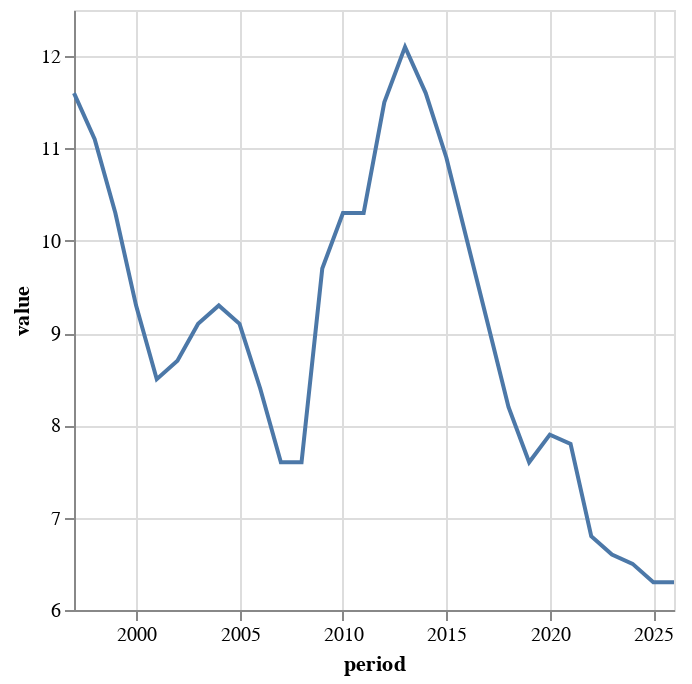

Notebook cell for this chart:
### Markdown cell above
Here we use the [Altair](https://altair-viz.github.io/) library to render charts, but you can use any other one like matplotlib, bqplot, plotly, etc.

The time series contains "NA" (not available) values in the `value` column, represented by `NaN` values. We remove them to make sure the chart takes most of the available space.

### Code cell
chart = Chart(df1[df1.value.notna()]).mark_line().encode(
    x='period',
    y=Y('value', scale=Scale(zero=False)),
)
chart

### Figure 1 — Vega-Lite specification as saved in the notebook (floating-point values rounded to 4 significant figures)
{"config": {"view": {"continuousWidth": 300, "continuousHeight": 300}}, "data": {"name": "data-d0a44ac3f7d87c298252bf9fcf5bdae6"}, "mark": {"type": "line"}, "encoding": {"x": {"field": "period", "type": "temporal"}, "y": {"field": "value", "scale": {"zero": false}, "type": "quantitative"}}, "$schema": "https://vega.github.io/schema/vega-lite/v5.20.1.json", "datasets": {"data-d0a44ac3f7d87c298252bf9fcf5bdae6": [{"@frequency": "annual", "provider_code": "AMECO", "dataset_code": "ZUTN", "dataset_name": "Unemployment rate: total :- Member States: definition EUROSTAT", "series_code": "EA19.1.0.0.0.ZUTN", "series_name": "Annually – (Percentage of active population) – Euro area (19 countries)", "original_period": "1997", "period": "1997-01-01T00:00:00", "original_value": 11.6, "value": 11.6, "freq": "a", "unit": "percentage-of-active-population", "geo": "ea19", "Frequency": "Annually", "Unit": "(Percentage of active population)", "Country": "Euro area (19 countries)"}, {"@frequency": "annual", "provider_code": "AMECO", "dataset_code": "ZUTN", "dataset_name": "Unemployment rate: total :- Member States: definition EUROSTAT", "series_code": "EA19.1.0.0.0.ZUTN", "series_name": "Annually – (Percentage of active population) – Euro area (19 countries)", "original_period": "1998", "period": "1998-01-01T00:00:00", "original_value": 11.1, "value": 11.1, "freq": "a", "unit": "percentage-of-active-population", "geo": "ea19", "Frequency": "Annually", "Unit": "(Percentage of active population)", "Country": "Euro area (19 countries)"}, {"@frequency": "annual", "provider_code": "AMECO", "dataset_code": "ZUTN", "dataset_name": "Unemployment rate: total :- Member States: definition EUROSTAT", "series_code": "EA19.1.0.0.0.ZUTN", "series_name": "Annually – (Percentage of active population) – Euro area (19 countries)", "original_period": "1999", "period": "1999-01-01T00:00:00", "original_value": 10.3, "value": 10.3, "freq": "a", "unit": "percentage-of-active-population", "geo": "ea19", "Frequency": "Annually", "Unit": "(Percentage of active population)", "Country": "Euro area (19 countries)"}, {"@frequency": "annual", "provider_code": "AMECO", "dataset_code": "ZUTN", "dataset_name": "Unemployment rate: total :- Member States: definition EUROSTAT", "series_code": "EA19.1.0.0.0.ZUTN", "series_name": "Annually – (Percentage of active population) – Euro area (19 countries)", "original_period": "2000", "period": "2000-01-01T00:00:00", "original_value": 9.3, "value": 9.3, "freq": "a", "unit": "percentage-of-active-population", "geo": "ea19", "Frequency": "Annually", "Unit": "(Percentage of active population)", "Country": "Euro area (19 countries)"}, {"@frequency": "annual", "provider_code": "AMECO", "dataset_code": "ZUTN", "dataset_name": "Unemployment rate: total :- Member States: definition EUROSTAT", "series_code": "EA19.1.0.0.0.ZUTN", "series_name": "Annually – (Percentage of active population) – Euro area (19 countries)", "original_period": "2001", "period": "2001-01-01T00:00:00", "original_value": 8.5, "value": 8.5, "freq": "a", "unit": "percentage-of-active-population", "geo": "ea19", "Frequency": "Annually", "Unit": "(Percentage of active population)", "Country": "Euro area (19 countries)"}, {"@frequency": "annual", "provider_code": "AMECO", "dataset_code": "ZUTN", "dataset_name": "Unemployment rate: total :- Member States: definition EUROSTAT", "series_code": "EA19.1.0.0.0.ZUTN", "series_name": "Annually – (Percentage of active population) – Euro area (19 countries)", "original_period": "2002", "period": "2002-01-01T00:00:00", "original_value": 8.7, "value": 8.7, "freq": "a", "unit": "percentage-of-active-population", "geo": "ea19", "Frequency": "Annually", "Unit": "(Percentage of active population)", "Country": "Euro area (19 countries)"}, {"@frequency": "annual", "provider_code": "AMECO", "dataset_code": "ZUTN", "dataset_name": "Unemployment rate: total :- Member States: definition EUROSTAT", "series_code": "EA19.1.0.0.0.ZUTN", "series_name": "Annually – (Percentage of active population) – Euro area (19 countries)", "original_period": "2003", "period": "2003-01-01T00:00:00", "original_value": 9.1, "value": 9.1, "freq": "a", "unit": "percentage-of-active-population", "geo": "ea19", "Frequency": "Annually", "Unit": "(Percentage of active population)", "Country": "Euro area (19 countries)"}, {"@frequency": "annual", "provider_code": "AMECO", "dataset_code": "ZUTN", "dataset_name": "Unemployment rate: total :- Member States: definition EUROSTAT", "series_code": "EA19.1.0.0.0.ZUTN", "series_name": "Annually – (Percentage of active population) – Euro area (19 countries)", "original_period": "2004", "period": "2004-01-01T00:00:00", "original_value": 9.3, "value": 9.3, "freq": "a", "unit": "percentage-of-active-population", "geo": "ea19", "Frequency": "Annually", "Unit": "(Percentage of active population)", "Country": "Euro area (19 countries)"}, {"@frequency": "annual", "provider_code": "AMECO", "dataset_code": "ZUTN", "dataset_name": "Unemployment rate: total :- Member States: definition EUROSTAT", "series_code": "EA19.1.0.0.0.ZUTN", "series_name": "Annually – (Percentage of active population) – Euro area (19 countries)", "original_period": "2005", "period": "2005-01-01T00:00:00", "original_value": 9.1, "value": 9.1, "freq": "a", "unit": "percentage-of-active-population", "geo": "ea19", "Frequency": "Annually", "Unit": "(Percentage of active population)", "Country": "Euro area (19 countries)"}, {"@frequency": "annual", "provider_code": "AMECO", "dataset_code": "ZUTN", "dataset_name": "Unemployment rate: total :- Member States: definition EUROSTAT", "series_code": "EA19.1.0.0.0.ZUTN", "series_name": "Annually – (Percentage of active population) – Euro area (19 countries)", "original_period": "2006", "period": "2006-01-01T00:00:00", "original_value": 8.4, "value": 8.4, "freq": "a", "unit": "percentage-of-active-population", "geo": "ea19", "Frequency": "Annually", "Unit": "(Percentage of active population)", "Country": "Euro area (19 countries)"}, {"@frequency": "annual", "provider_code": "AMECO", "dataset_code": "ZUTN", "dataset_name": "Unemployment rate: total :- Member States: definition EUROSTAT", "series_code": "EA19.1.0.0.0.ZUTN", "series_name": "Annually – (Percentage of active population) – Euro area (19 countries)", "original_period": "2007", "period": "2007-01-01T00:00:00", "original_value": 7.6, "value": 7.6, "freq": "a", "unit": "percentage-of-active-population", "geo": "ea19", "Frequency": "Annually", "Unit": "(Percentage of active population)", "Country": "Euro area (19 countries)"}, {"@frequency": "annual", "provider_code": "AMECO", "dataset_code": "ZUTN", "dataset_name": "Unemployment rate: total :- Member States: definition EUROSTAT", "series_code": "EA19.1.0.0.0.ZUTN", "series_name": "Annually – (Percentage of active population) – Euro area (19 countries)", "original_period": "2008", "period": "2008-01-01T00:00:00", "original_value": 7.6, "value": 7.6, "freq": "a", "unit": "percentage-of-active-population", "geo": "ea19", "Frequency": "Annually", "Unit": "(Percentage of active population)", "Country": "Euro area (19 countries)"}, {"@frequency": "annual", "provider_code": "AMECO", "dataset_code": "ZUTN", "dataset_name": "Unemployment rate: total :- Member States: definition EUROSTAT", "series_code": "EA19.1.0.0.0.ZUTN", "series_name": "Annually – (Percentage of active population) – Euro area (19 countries)", "original_period": "2009", "period": "2009-01-01T00:00:00", "original_value": 9.7, "value": 9.7, "freq": "a", "unit": "percentage-of-active-population", "geo": "ea19", "Frequency": "Annually", "Unit": "(Percentage of active population)", "Country": "Euro area (19 countries)"}, {"@frequency": "annual", "provider_code": "AMECO", "dataset_code": "ZUTN", "dataset_name": "Unemployment rate: total :- Member States: definition EUROSTAT", "series_code": "EA19.1.0.0.0.ZUTN", "series_name": "Annually – (Percentage of active population) – Euro area (19 countries)", "original_period": "2010", "period": "2010-01-01T00:00:00", "original_value": 10.3, "value": 10.3, "freq": "a", "unit": "percentage-of-active-population", "geo": "ea19", "Frequency": "Annually", "Unit": "(Percentage of active population)", "Country": "Euro area (19 countries)"}, {"@frequency": "annual", "provider_code": "AMECO", "dataset_code": "ZUTN", "dataset_name": "Unemployment rate: total :- Member States: definition EUROSTAT", "series_code": "EA19.1.0.0.0.ZUTN", "series_name": "Annually – (Percentage of active population) – Euro area (19 countries)", "original_period": "2011", "period": "2011-01-01T00:00:00", "original_value": 10.3, "value": 10.3, "freq": "a", "unit": "percentage-of-active-population", "geo": "ea19", "Frequency": "Annually", "Unit": "(Percentage of active population)", "Country": "Euro area (19 countries)"}, {"@frequency": "annual", "provider_code": "AMECO", "dataset_code": "ZUTN", "dataset_name": "Unemployment rate: total :- Member States: definition EUROSTAT", "series_code": "EA19.1.0.0.0.ZUTN", "series_name": "Annually – (Percentage of active population) – Euro area (19 countries)", "original_period": "2012", "period": "2012-01-01T00:00:00", "original_value": 11.5, "value": 11.5, "freq": "a", "unit": "percentage-of-active-population", "geo": "ea19", "Frequency": "Annually", "Unit": "(Percentage of active population)", "Country": "Euro area (19 countries)"}, {"@frequency": "annual", "provider_code": "AMECO", "dataset_code": "ZUTN", "dataset_name": "Unemployment rate: total :- Member States: definition EUROSTAT", "series_code": "EA19.1.0.0.0.ZUTN", "series_name": "Annually – (Percentage of active population) – Euro area (19 countries)", "original_period": "2013", "period": "2013-01-01T00:00:00", "original_value": 12.1, "value": 12.1, "freq": "a", "unit": "percentage-of-active-population", "geo": "ea19", "Frequency": "Annually", "Unit": "(Percentage of active population)", "Country": "Euro area (19 countries)"}, {"@frequency": "annual", "provider_code": "AMECO", "dataset_code": "ZUTN", "dataset_name": "Unemployment rate: total :- Member States: definition EUROSTAT", "series_code": "EA19.1.0.0.0.ZUTN", "series_name": "Annually – (Percentage of active population) – Euro area (19 countries)", "original_period": "2014", "period": "2014-01-01T00:00:00", "original_value": 11.6, "value": 11.6, "freq": "a", "unit": "percentage-of-active-population", "geo": "ea19", "Frequency": "Annually", "Unit": "(Percentage of active population)", "Country": "Euro area (19 countries)"}, {"@frequency": "annual", "provider_code": "AMECO", "dataset_code": "ZUTN", "dataset_name": "Unemployment rate: total :- Member States: definition EUROSTAT", "series_code": "EA19.1.0.0.0.ZUTN", "series_name": "Annually – (Percentage of active population) – Euro area (19 countries)", "original_period": "2015", "period": "2015-01-01T00:00:00", "original_value": 10.9, "value": 10.9, "freq": "a", "unit": "percentage-of-active-population", "geo": "ea19", "Frequency": "Annually", "Unit": "(Percentage of active population)", "Country": "Euro area (19 countries)"}, {"@frequency": "annual", "provider_code": "AMECO", "dataset_code": "ZUTN", "dataset_name": "Unemployment rate: total :- Member States: definition EUROSTAT", "series_code": "EA19.1.0.0.0.ZUTN", "series_name": "Annually – (Percentage of active population) – Euro area (19 countries)", "original_period": "2016", "period": "2016-01-01T00:00:00", "original_value": 10.0, "value": 10.0, "freq": "a", "unit": "percentage-of-active-population", "geo": "ea19", "Frequency": "Annually", "Unit": "(Percentage of active population)", "Country": "Euro area (19 countries)"}, {"@frequency": "annual", "provider_code": "AMECO", "dataset_code": "ZUTN", "dataset_name": "Unemployment rate: total :- Member States: definition EUROSTAT", "series_code": "EA19.1.0.0.0.ZUTN", "series_name": "Annually – (Percentage of active population) – Euro area (19 countries)", "original_period": "2017", "period": "2017-01-01T00:00:00", "original_value": 9.1, "value": 9.1, "freq": "a", "unit": "percentage-of-active-population", "geo": "ea19", "Frequency": "Annually", "Unit": "(Percentage of active population)", "Country": "Euro area (19 countries)"}, {"@frequency": "annual", "provider_code": "AMECO", "dataset_code": "ZUTN", "dataset_name": "Unemployment rate: total :- Member States: definition EUROSTAT", "series_code": "EA19.1.0.0.0.ZUTN", "series_name": "Annually – (Percentage of active population) – Euro area (19 countries)", "original_period": "2018", "period": "2018-01-01T00:00:00", "original_value": 8.2, "value": 8.2, "freq": "a", "unit": "percentage-of-active-population", "geo": "ea19", "Frequency": "Annually", "Unit": "(Percentage of active population)", "Country": "Euro area (19 countries)"}, {"@frequency": "annual", "provider_code": "AMECO", "dataset_code": "ZUTN", "dataset_name": "Unemployment rate: total :- Member States: definition EUROSTAT", "series_code": "EA19.1.0.0.0.ZUTN", "series_name": "Annually – (Percentage of active population) – Euro area (19 countries)", "original_period": "2019", "period": "2019-01-01T00:00:00", "original_value": 7.6, "value": 7.6, "freq": "a", "unit": "percentage-of-active-population", "geo": "ea19", "Frequency": "Annually", "Unit": "(Percentage of active population)", "Country": "Euro area (19 countries)"}, {"@frequency": "annual", "provider_code": "AMECO", "dataset_code": "ZUTN", "dataset_name": "Unemployment rate: total :- Member States: definition EUROSTAT", "series_code": "EA19.1.0.0.0.ZUTN", "series_name": "Annually – (Percentage of active population) – Euro area (19 countries)", "original_period": "2020", "period": "2020-01-01T00:00:00", "original_value": 7.9, "value": 7.9, "freq": "a", "unit": "percentage-of-active-population", "geo": "ea19", "Frequency": "Annually", "Unit": "(Percentage of active population)", "Country": "Euro area (19 countries)"}, {"@frequency": "annual", "provider_code": "AMECO", "dataset_code": "ZUTN", "dataset_name": "Unemployment rate: total :- Member States: definition EUROSTAT", "series_code": "EA19.1.0.0.0.ZUTN", "series_name": "Annually – (Percentage of active population) – Euro area (19 countries)", "original_period": "2021", "period": "2021-01-01T00:00:00", "original_value": 7.8, "value": 7.8, "freq": "a", "unit": "percentage-of-active-population", "geo": "ea19", "Frequency": "Annually", "Unit": "(Percentage of active population)", "Country": "Euro area (19 countries)"}, {"@frequency": "annual", "provider_code": "AMECO", "dataset_code": "ZUTN", "dataset_name": "Unemployment rate: total :- Member States: definition EUROSTAT", "series_code": "EA19.1.0.0.0.ZUTN", "series_name": "Annually – (Percentage of active population) – Euro area (19 countries)", "original_period": "2022", "period": "2022-01-01T00:00:00", "original_value": 6.8, "value": 6.8, "freq": "a", "unit": "percentage-of-active-population", "geo": "ea19", "Frequency": "Annually", "Unit": "(Percentage of active population)", "Country": "Euro area (19 countries)"}, {"@frequency": "annual", "provider_code": "AMECO", "dataset_code": "ZUTN", "dataset_name": "Unemployment rate: total :- Member States: definition EUROSTAT", "series_code": "EA19.1.0.0.0.ZUTN", "series_name": "Annually – (Percentage of active population) – Euro area (19 countries)", "original_period": "2023", "period": "2023-01-01T00:00:00", "original_value": 6.6, "value": 6.6, "freq": "a", "unit": "percentage-of-active-population", "geo": "ea19", "Frequency": "Annually", "Unit": "(Percentage of active population)", "Country": "Euro area (19 countries)"}, {"@frequency": "annual", "provider_code": "AMECO", "dataset_code": "ZUTN", "dataset_name": "Unemployment rate: total :- Member States: definition EUROSTAT", "series_code": "EA19.1.0.0.0.ZUTN", "series_name": "Annually – (Percentage of active population) – Euro area (19 countries)", "original_period": "2024", "period": "2024-01-01T00:00:00", "original_value": 6.5, "value": 6.5, "freq": "a", "unit": "percentage-of-active-population", "geo": "ea19", "Frequency": "Annually", "Unit": "(Percentage of active population)", "Country": "Euro area (19 countries)"}, {"@frequency": "annual", "provider_code": "AMECO", "dataset_code": "ZUTN", "dataset_name": "Unemployment rate: total :- Member States: definition EUROSTAT", "series_code": "EA19.1.0.0.0.ZUTN", "series_name": "Annually – (Percentage of active population) – Euro area (19 countries)", "original_period": "2025", "period": "2025-01-01T00:00:00", "original_value": 6.3, "value": 6.3, "freq": "a", "unit": "percentage-of-active-population", "geo": "ea19", "Frequency": "Annually", "Unit": "(Percentage of active population)", "Country": "Euro area (19 countries)"}, {"@frequency": "annual", "provider_code": "AMECO", "dataset_code": "ZUTN", "dataset_name": "Unemployment rate: total :- Member States: definition EUROSTAT", "series_code": "EA19.1.0.0.0.ZUTN", "series_name": "Annually – (Percentage of active population) – Euro area (19 countries)", "original_period": "2026", "period": "2026-01-01T00:00:00", "original_value": 6.3, "value": 6.3, "freq": "a", "unit": "percentage-of-active-population", "geo": "ea19", "Frequency": "Annually", "Unit": "(Percentage of active population)", "Country": "Euro area (19 countries)"}]}}
